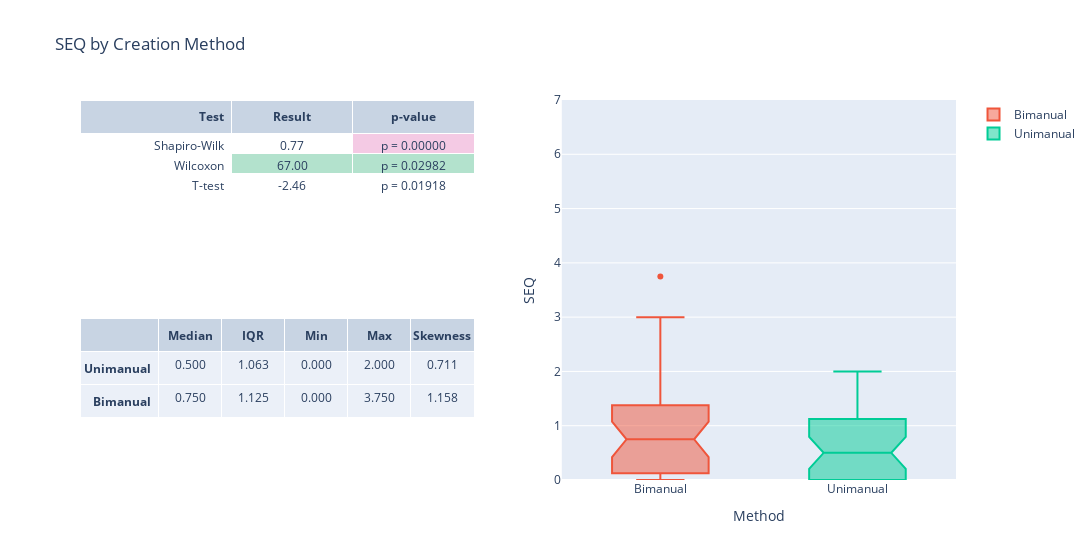

Notebook code for this chart:
### Code cell
stats_table = go.Table(columnwidth=[5,4,4,4,4])
stats_table.header = dict(
    values=summary_header, 
    align = ['right', 'center'],)
stats_table.cells = dict(
        values=summary_values,
        align = ['right', 'center'],
        format=["", ".3f"],
        )

results_table = go.Table(columnwidth=[5,4,4])
results_table.header = dict(
    values= results_header, 
    align = ['right', 'center'],)
results_table.cells = dict(
        values=results_values,
        align = ['right', 'center'],
        format=["", ".2f", ".5f"],
        fill_color=fill_color,
        prefix=results_prefix,
        )

seq_fig = make_subplots(
    rows=2, cols=2,
    shared_xaxes=False,
    specs=[
        [{"type": "table"}, {"type": "box", "rowspan": 2}],
        [{"type": "table"}, None]
    ])

seq_fig.add_trace(stats_table, row=2, col=1)
seq_fig.add_trace(go.Box(y=seq_bi, name="Bimanual", notched=True, notchwidth=0.15), row=1, col=2)
seq_fig.add_trace(go.Box(y=seq_uni, name="Unimanual", notched=True, notchwidth=0.15), row=1, col=2)
seq_fig.add_trace(results_table, row=1, col=1)

seq_fig.update_layout(
    title_text="SEQ by Creation Method",
    width=1200,
    xaxis_title='Method',
    yaxis_title='SEQ',
)

seq_fig.update_yaxes(range=[0,7])
seq_fig.show()

### Figure 1 — Plotly figure (JSON) as saved in the notebook; plotly's stock layout.template omitted (floating-point values rounded to 4 significant figures)
{"data": [{"cells": {"align": ["right", "center"], "format": ["", ".3f"], "values": [["<b>Unimanual</b>", "<b>Bimanual</b>"], [0.5, 0.75], [1.062, 1.125], [0, 0], [2, 3.75], [0.7108, 1.158]]}, "columnwidth": [5, 4, 4, 4, 4], "domain": {"x": [0, 0.45], "y": [0, 0.425]}, "header": {"align": ["right", "center"], "values": ["", "<b>Median</b>", "<b>IQR</b>", "<b>Min</b>", "<b>Max</b>", "<b>Skewness</b>"]}, "type": "table"}, {"name": "Bimanual", "notched": true, "notchwidth": 0.15, "type": "box", "xaxis": "x", "y": [1.25, 0.25, 0.25, 0, 3.75, 0, 0, 0.75, 0.25, 1, 2, 0, 2.75, 1.75, 0, 1, 2, 0.75, 0, 1.25, 1.75, 1, 0.25, 2.25, 3, 0, 1, 0.25, 1.5, 0.5, 0.75, 0.75, 0, 1.25, 0, 0.5], "yaxis": "y"}, {"name": "Unimanual", "notched": true, "notchwidth": 0.15, "type": "box", "xaxis": "x", "y": [1.75, 0.25, 0, 0, 1.75, 0, 0, 0.75, 0, 0, 0, 0, 1.25, 1, 1, 1, 2, 0.75, 0, 2, 1.25, 1.75, 0.5, 1.25, 0.5, 0, 0, 0, 1.25, 1, 0.5, 0.5, 0, 0, 0, 0.25], "yaxis": "y"}, {"cells": {"align": ["right", "center"], "fill": {"color": [["white", "white", "white"], ["white", "rgb(179,226,205)", "white"], ["rgb(244,202,228)", "rgb(179,226,205)", "white"]]}, "format": ["", ".2f", ".5f"], "prefix": ["", "", "p = "], "values": [["Shapiro-Wilk", "Wilcoxon", "T-test"], [0.7685, 67, -2.455], [7.263e-20, 0.02982, 0.01918]]}, "columnwidth": [5, 4, 4], "domain": {"x": [0, 0.45], "y": [0.575, 1]}, "header": {"align": ["right", "center"], "values": ["<b>Test</b>", "<b>Result</b>", "<b>p-value</b>"]}, "type": "table"}], "layout": {"title": {"text": "SEQ by Creation Method"}, "width": 1200, "xaxis": {"anchor": "y", "domain": [0.55, 1], "title": {"text": "Method"}}, "yaxis": {"anchor": "x", "domain": [0, 1], "range": [0, 7], "title": {"text": "SEQ"}}}}
